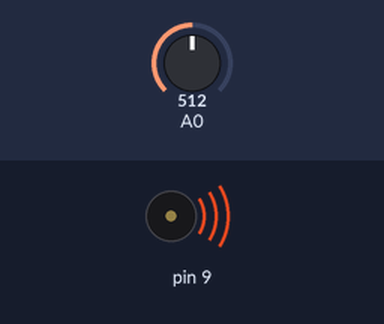
Bench run of a sketch on a simulated Arduino Uno, built with avr-gcc and run on an emulated ATmega328P. Parts: buzzer (waves = sounding). Inputs (shaded band) come from the test bench; at power-on: A0 = 512. What the sketch prints to the serial monitor is not drawn.

Above: at 0.1 s.
Timing chart, 0 to 1.6 s (numbered marks = the images above):
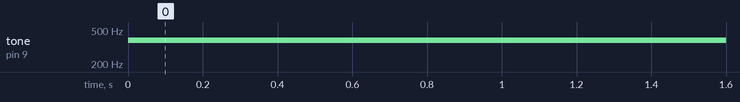

Measured:
- by itself, tone on pin 9: silent → 377 Hz at 0.00 s

The sketch:

166_PhotoResister_TonePitchFollower.ino
```cpp
void setup() {
  Serial.begin(9600);    // 9600 속도로 통신 시작 (디버깅용)
}                        // A0에 조도센서 연결. 아날로그 입출력은 핀모드 생략가능


void loop() {

  int sensorReading = analogRead(A0);      // A0핀의 조도 센서값을 읽어 저장

  Serial.println(sensorReading);           // 센서 값을 시리얼 창에 프린트 후 줄바꿈

  int thisPitch =map(sensorReading, 400, 1000, 120, 1500);
                                       // 조도 센서 값을 120~1500Hz 소리 주파수로 맵핑

  tone(9, thisPitch, 10);                 // 9번 핀에 연결된 스피커에 10밀리초 출력
  delay(1);                               // 안전성을 위해 1밀리초 지연
}
```
